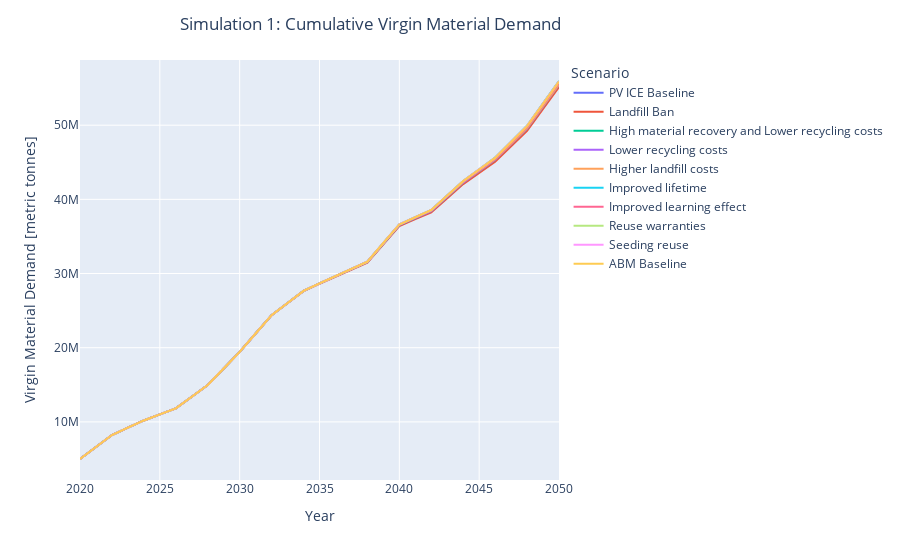

The notebook cell this image was saved under:
### Markdown cell above
### Plotting with USyearly and UScum data frames: r1

### Code cell
filter_col = [col for col in UScum if (col.startswith('VirginStock_Module_ABM_Simulation1'))]
df = UScum[filter_col]
pretty_scenarios = ['PV ICE Baseline','Landfill Ban','High material recovery and Lower recycling costs','Lower recycling costs','Higher landfill costs','Improved lifetime','Improved learning effect','Reuse warranties','Seeding reuse','ABM Baseline']
df = df.set_axis(pretty_scenarios, axis=1)
df['year'] = list(range(1995,2051))
df = df.melt(id_vars = 'year')
df = df[df.year.isin(list(range(2020,2051)))]
fig1 = px.line(df, x='year', y='value', color = 'variable', labels={
                     "year": "Year",
                     "value": "Virgin Material Demand [metric tonnes]",
                    "variable" :"Scenario"
                 })
fig1.update_layout(title_text='Simulation 1: Cumulative Virgin Material Demand', title_x=0.2)
fig1.show()
